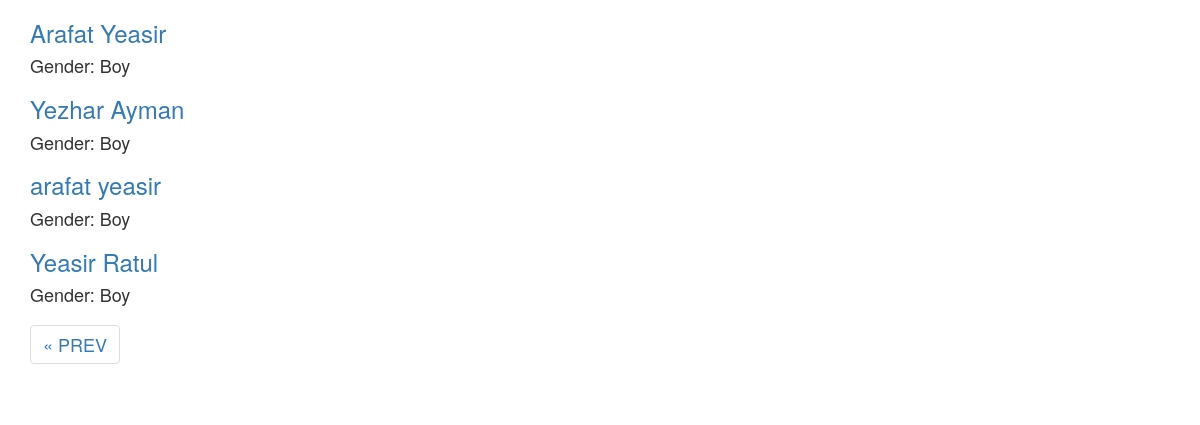
The page /func-all-persons/?page=2 on the database its author committed.
### first_app/models.py (models this page shows, shortened)
class Person(models.Model):
    GENDER = (
        ('Male', 'Male'),
        ('Female', 'Female'),
    )
    first_name = models.CharField(max_length=30)
    last_name = models.CharField(max_length=30)
    email = models.EmailField(unique = True,null=True)
    gender = models.CharField(max_length=6, choices= GENDER,default='N/A')
    objects = PersonManager()
    class Meta:
        verbose_name_plural = 'All Persons'

### first_app/views.py (the view)
# urls.py: path('func-all-persons/', all_persons,name='all-persons'),
def all_persons(request):
    persons = Person.objects.all()
    paginator = Paginator(persons, 4)  # 4 persons in each page
    page = request.GET.get('page')
    print('Page', page)
    try:
        persons_page = paginator.page(page)
        print(persons_page)
    except PageNotAnInteger:
        persons_page = paginator.page(1)
        print('except', persons_page)
    except EmptyPage:
        persons_page = paginator.page(paginator.num_pages)
    return render(request, 'all_persons.html',{'page': page,'persons_page': persons_page,})

### first_app/templatetags/new_template_tags.py (called while the page is built)
@register.filter(name='custom_filter')
def custom_filter(value):
    if value=='Female':
        return "Girl"
    elif value == 'Male' :
        return "Boy"
    else:
        return "Unknown"

### templates/all_persons.html (shortened to what this page needs)
{% extends 'base.html' %}
{% load new_template_tags %}
{% block content %}
{% for person in persons_page %}
<a href="{% url 'person-detail-view' person.id %}">
    <h3>{{person.first_name  }} {{person.last_name  }}</h3>
</a>
<h4>Gender: {{ person.gender | custom_filter }}</h>
{% endfor %}
{% if persons_page.has_other_pages %}
  <ul class="pagination justify-content-center">
    {% if persons_page.has_previous %}
    <li><a href="?page={{ persons_page.previous_page_number }}" class="page-link">&laquo; PREV </a></li>
    {% endif %}
  </ul>
</div>
{% endif %}
{% endblock %}

### rows shown on the page
Person: first_name "Arafat", last_name "Yeasir", gender|custom_filter "Boy"
Person: first_name "Yezhar", last_name "Ayman", gender|custom_filter "Boy"
Person: first_name "arafat", last_name "yeasir", gender|custom_filter "Boy"
Person: first_name "Yeasir", last_name "Ratul", gender|custom_filter "Boy"
